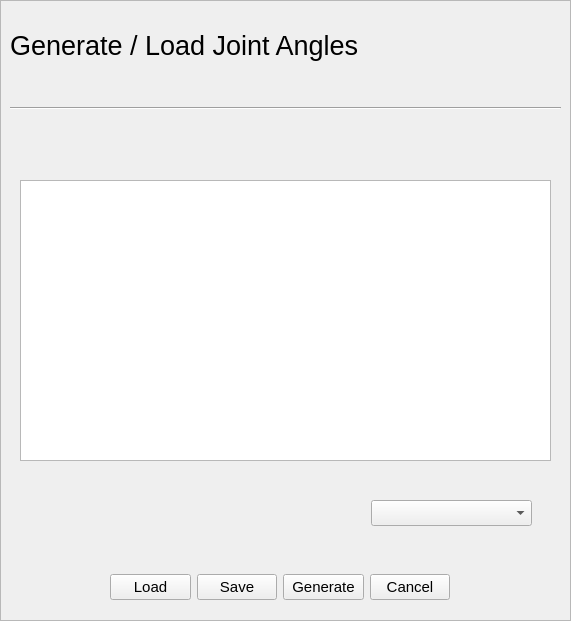
  <widget class="QFrame" name="frame_loadJointAngles">
   <property name="geometry">
    <rect>
     <x>0</x>
     <y>0</y>
     <width>571</width>
     <height>621</height>
    </rect>
   </property>
   <property name="autoFillBackground">
    <bool>true</bool>
   </property>
   <property name="frameShape">
    <enum>QFrame::StyledPanel</enum>
   </property>
   <property name="frameShadow">
    <enum>QFrame::Raised</enum>
   </property>
   <widget class="QLabel" name="label_5">
    <property name="geometry">
     <rect>
      <x>10</x>
      <y>10</y>
      <width>621</width>
      <height>71</height>
     </rect>
    </property>
    <property name="font">
     <font>
      <pointsize>20</pointsize>
     </font>
    </property>
    <property name="text">
     <string>Generate / Load Joint Angles</string>
    </property>
   </widget>
   <widget class="Line" name="line_4">
    <property name="geometry">
     <rect>
      <x>10</x>
      <y>100</y>
      <width>551</width>
      <height>16</height>
     </rect>
    </property>
    <property name="orientation">
     <enum>Qt::Horizontal</enum>
    </property>
   </widget>
   <widget class="QWidget" name="layoutWidget_2">
    <property name="geometry">
     <rect>
      <x>110</x>
      <y>570</y>
      <width>340</width>
      <height>34</height>
     </rect>
    </property>
    <layout class="QHBoxLayout" name="horizontalLayout_5">
     <item>
      <widget class="QPushButton" name="pushButton_22">
       <property name="font">
        <font>
         <pointsize>11</pointsize>
        </font>
       </property>
       <property name="text">
        <string>Load</string>
       </property>
      </widget>
     </item>
     <item>
      <widget class="QPushButton" name="pushButton_23">
       <property name="font">
        <font>
         <pointsize>11</pointsize>
        </font>
       </property>
       <property name="text">
        <string>Save</string>
       </property>
      </widget>
     </item>
     <item>
      <widget class="QPushButton" name="pushButton_24">
       <property name="font">
        <font>
         <pointsize>11</pointsize>
        </font>
       </property>
       <property name="text">
        <string>Generate</string>
       </property>
      </widget>
     </item>
     <item>
      <widget class="QPushButton" name="pushButton_cancelMeasurements">
       <property name="font">
        <font>
         <pointsize>11</pointsize>
        </font>
       </property>
       <property name="text">
        <string>Cancel</string>
       </property>
      </widget>
     </item>
    </layout>
   </widget>
   <widget class="QTableWidget" name="tableWidget_4">
    <property name="geometry">
     <rect>
      <x>20</x>
      <y>180</y>
      <width>531</width>
      <height>281</height>
     </rect>
    </property>
   </widget>
   <widget class="QComboBox" name="comboBox">
    <property name="geometry">
     <rect>
      <x>371</x>
      <y>500</y>
      <width>161</width>
      <height>26</height>
     </rect>
    </property>
   </widget>
  </widget>
